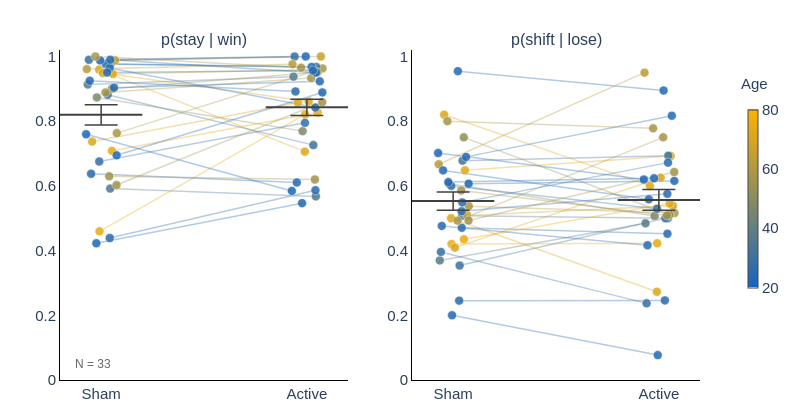
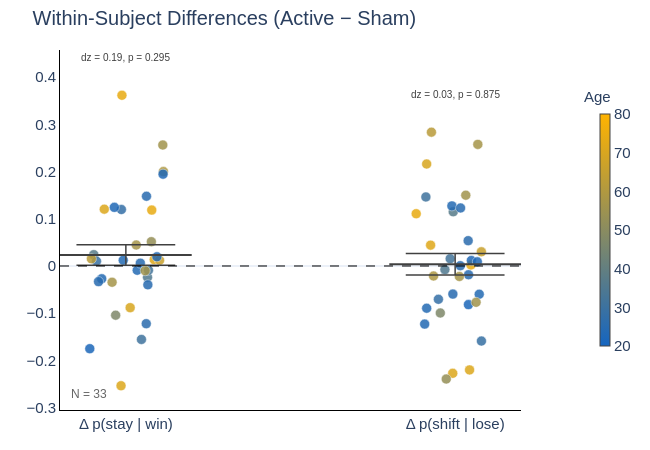

These figures' notebook cell, in order:
### Markdown cell above
---
## 4. Win-Stay / Lose-Shift Analysis

### Code cell
# WSLS analysis for H1 and H2
wsls_results = run_wsls_analysis(data_h1, data_h2, data)

### Figure 1 — Plotly figure (JSON) as saved in the notebook; plotly's stock layout.template omitted (floating-point values rounded to 4 significant figures)
{"data": [{"hoverinfo": "skip", "line": {"color": "rgba(79,120,143,0.35)", "width": 1.5}, "mode": "lines", "showlegend": false, "type": "scatter", "x": [0.04383, 1.044], "xaxis": "x", "y": [0.5915, 0.5676], "yaxis": "y"}, {"hoverinfo": "skip", "line": {"color": "rgba(220,167,28,0.35)", "width": 1.5}, "mode": "lines", "showlegend": false, "type": "scatter", "x": [-0.009779, 0.9902], "xaxis": "x", "y": [0.9595, 0.7059], "yaxis": "y"}, {"hoverinfo": "skip", "line": {"color": "rgba(223,168,25,0.35)", "width": 1.5}, "mode": "lines", "showlegend": false, "type": "scatter", "x": [0.05738, 1.057], "xaxis": "x", "y": [0.9459, 0.9595], "yaxis": "y"}, {"hoverinfo": "skip", "line": {"color": "rgba(63,115,157,0.35)", "width": 1.5}, "mode": "lines", "showlegend": false, "type": "scatter", "x": [0.03158, 1.032], "xaxis": "x", "y": [0.8816, 0.726], "yaxis": "y"}, {"hoverinfo": "skip", "line": {"color": "rgba(87,123,137,0.35)", "width": 1.5}, "mode": "lines", "showlegend": false, "type": "scatter", "x": [-0.06493, 0.9351], "xaxis": "x", "y": [0.9135, 0.9375], "yaxis": "y"}, {"hoverinfo": "skip", "line": {"color": "rgba(173,151,67,0.35)", "width": 1.5}, "mode": "lines", "showlegend": false, "type": "scatter", "x": [0.0761, 1.076], "xaxis": "x", "y": [0.7632, 0.963], "yaxis": "y"}, {"hoverinfo": "skip", "line": {"color": "rgba(40,107,176,0.35)", "width": 1.5}, "mode": "lines", "showlegend": false, "type": "scatter", "x": [0.04178, 1.042], "xaxis": "x", "y": [0.439, 0.5867], "yaxis": "y"}, {"hoverinfo": "skip", "line": {"color": "rgba(67,116,153,0.35)", "width": 1.5}, "mode": "lines", "showlegend": false, "type": "scatter", "x": [0.04577, 1.046], "xaxis": "x", "y": [0.9767, 0.9677], "yaxis": "y"}, {"hoverinfo": "skip", "line": {"color": "rgba(55,112,163,0.35)", "width": 1.5}, "mode": "lines", "showlegend": false, "type": "scatter", "x": [-0.0595, 0.9405], "xaxis": "x", "y": [0.9898, 1], "yaxis": "y"}, {"hoverinfo": "skip", "line": {"color": "rgba(232,171,18,0.35)", "width": 1.5}, "mode": "lines", "showlegend": false, "type": "scatter", "x": [-0.007938, 0.9921], "xaxis": "x", "y": [0.4595, 0.8209], "yaxis": "y"}, {"hoverinfo": "skip", "line": {"color": "rgba(126,136,105,0.35)", "width": 1.5}, "mode": "lines", "showlegend": false, "type": "scatter", "x": [-0.02067, 0.9793], "xaxis": "x", "y": [0.8734, 0.7692], "yaxis": "y"}, {"hoverinfo": "skip", "line": {"color": "rgba(200,160,44,0.35)", "width": 1.5}, "mode": "lines", "showlegend": false, "type": "scatter", "x": [0.06828, 1.068], "xaxis": "x", "y": [0.988, 1], "yaxis": "y"}, {"hoverinfo": "skip", "line": {"color": "rgba(36,106,179,0.35)", "width": 1.5}, "mode": "lines", "showlegend": false, "type": "scatter", "x": [0.02302, 1.023], "xaxis": "x", "y": [0.9765, 0.9674], "yaxis": "y"}, {"hoverinfo": "skip", "line": {"color": "rgba(149,143,86,0.35)", "width": 1.5}, "mode": "lines", "showlegend": false, "type": "scatter", "x": [0.05164, 1.052], "xaxis": "x", "y": [0.9, 0.9515], "yaxis": "y"}, {"hoverinfo": "skip", "line": {"color": "rgba(52,111,166,0.35)", "width": 1.5}, "mode": "lines", "showlegend": false, "type": "scatter", "x": [-0.009054, 0.9909], "xaxis": "x", "y": [0.6753, 0.7949], "yaxis": "y"}, {"hoverinfo": "skip", "line": {"color": "rgba(220,167,28,0.35)", "width": 1.5}, "mode": "lines", "showlegend": false, "type": "scatter", "x": [-0.04364, 0.9564], "xaxis": "x", "y": [0.7368, 0.8571], "yaxis": "y"}, {"hoverinfo": "skip", "line": {"color": "rgba(216,166,31,0.35)", "width": 1.5}, "mode": "lines", "showlegend": false, "type": "scatter", "x": [0.008734, 1.009], "xaxis": "x", "y": [0.949, 0.8608], "yaxis": "y"}, {"hoverinfo": "skip", "line": {"color": "rgba(185,155,57,0.35)", "width": 1.5}, "mode": "lines", "showlegend": false, "type": "scatter", "x": [-0.06979, 0.9302], "xaxis": "x", "y": [0.961, 0.9762], "yaxis": "y"}, {"hoverinfo": "skip", "line": {"color": "rgba(232,171,18,0.35)", "width": 1.5}, "mode": "lines", "showlegend": false, "type": "scatter", "x": [0.05242, 1.052], "xaxis": "x", "y": [0.7083, 0.8267], "yaxis": "y"}, {"hoverinfo": "skip", "line": {"color": "rgba(165,149,73,0.35)", "width": 1.5}, "mode": "lines", "showlegend": false, "type": "scatter", "x": [0.02107, 1.021], "xaxis": "x", "y": [0.8889, 0.9333], "yaxis": "y"}, {"hoverinfo": "skip", "line": {"color": "rgba(43,108,173,0.35)", "width": 1.5}, "mode": "lines", "showlegend": false, "type": "scatter", "x": [0.04129, 1.041], "xaxis": "x", "y": [0.9643, 0.8421], "yaxis": "y"}, {"hoverinfo": "skip", "line": {"color": "rgba(32,104,182,0.35)", "width": 1.5}, "mode": "lines", "showlegend": false, "type": "scatter", "x": [-0.02328, 0.9767], "xaxis": "x", "y": [0.4225, 0.5467], "yaxis": "y"}, {"hoverinfo": "skip", "line": {"color": "rgba(32,104,182,0.35)", "width": 1.5}, "mode": "lines", "showlegend": false, "type": "scatter", "x": [0.07531, 1.075], "xaxis": "x", "y": [0.6944, 0.8889], "yaxis": "y"}, {"hoverinfo": "skip", "line": {"color": "rgba(36,106,179,0.35)", "width": 1.5}, "mode": "lines", "showlegend": false, "type": "scatter", "x": [0.0629, 1.063], "xaxis": "x", "y": [0.9036, 0.9231], "yaxis": "y"}, {"hoverinfo": "skip", "line": {"color": "rgba(40,107,176,0.35)", "width": 1.5}, "mode": "lines", "showlegend": false, "type": "scatter", "x": [0.04454, 1.045], "xaxis": "x", "y": [0.9899, 0.95], "yaxis": "y"}, {"hoverinfo": "skip", "line": {"color": "rgba(36,106,179,0.35)", "width": 1.5}, "mode": "lines", "showlegend": false, "type": "scatter", "x": [-0.04886, 0.9511], "xaxis": "x", "y": [0.6375, 0.6104], "yaxis": "y"}, {"hoverinfo": "skip", "line": {"color": "rgba(36,106,179,0.35)", "width": 1.5}, "mode": "lines", "showlegend": false, "type": "scatter", "x": [-0.005325, 0.9947], "xaxis": "x", "y": [0.9878, 1], "yaxis": "y"}, {"hoverinfo": "skip", "line": {"color": "rgba(28,103,185,0.35)", "width": 1.5}, "mode": "lines", "showlegend": false, "type": "scatter", "x": [-0.07299, 0.927], "xaxis": "x", "y": [0.7595, 0.5844], "yaxis": "y"}, {"hoverinfo": "skip", "line": {"color": "rgba(40,107,176,0.35)", "width": 1.5}, "mode": "lines", "showlegend": false, "type": "scatter", "x": [-0.05531, 0.9447], "xaxis": "x", "y": [0.925, 0.8919], "yaxis": "y"}, {"hoverinfo": "skip", "line": {"color": "rgba(40,107,176,0.35)", "width": 1.5}, "mode": "lines", "showlegend": false, "type": "scatter", "x": [0.02929, 1.029], "xaxis": "x", "y": [0.9505, 0.9565], "yaxis": "y"}, {"hoverinfo": "skip", "line": {"color": "rgba(161,147,76,0.35)", "width": 1.5}, "mode": "lines", "showlegend": false, "type": "scatter", "x": [0.03916, 1.039], "xaxis": "x", "y": [0.6296, 0.6196], "yaxis": "y"}, {"hoverinfo": "skip", "line": {"color": "rgba(161,147,76,0.35)", "width": 1.5}, "mode": "lines", "showlegend": false, "type": "scatter", "x": [0.0748, 1.075], "xaxis": "x", "y": [0.6026, 0.8587], "yaxis": "y"}, {"hoverinfo": "skip", "line": {"color": "rgba(165,149,73,0.35)", "width": 1.5}, "mode": "lines", "showlegend": false, "type": "scatter", "x": [-0.02787, 0.9721], "xaxis": "x", "y": [1, 0.9655], "yaxis": "y"}, {"hoverinfo": "text+y", "marker": {"color": ["rgb(79,120,143)", "rgb(220,167,28)", "rgb(223,168,25)", "rgb(63,115,157)", "rgb(87,123,137)", "rgb(173,151,67)", "rgb(40,107,176)", "rgb(67,116,153)", "rgb(55,112,163)", "rgb(232,171,18)", "rgb(126,136,105)", "rgb(200,160,44)", "rgb(36,106,179)", "rgb(149,143,86)", "rgb(52,111,166)", "rgb(220,167,28)", "rgb(216,166,31)", "rgb(185,155,57)", "rgb(232,171,18)", "rgb(165,149,73)", "rgb(43,108,173)", "rgb(32,104,182)", "rgb(32,104,182)", "rgb(36,106,179)", "rgb(40,107,176)", "rgb(36,106,179)", "rgb(36,106,179)", "rgb(28,103,185)", "rgb(40,107,176)", "rgb(40,107,176)", "rgb(161,147,76)", "rgb(161,147,76)", "rgb(165,149,73)"], "line": {"color": "white", "width": 0.5}, "opacity": 0.85, "size": 9}, "mode": "markers", "showlegend": false, "text": ["sub-10369<br>Age: 35", "sub-10418<br>Age: 71", "sub-10541<br>Age: 72", "sub-10559<br>Age: 31", "sub-10589<br>Age: 37", "sub-10590<br>Age: 59", "sub-10606<br>Age: 25", "sub-10608<br>Age: 32", "sub-10636<br>Age: 29", "sub-10638<br>Age: 74", "sub-10641<br>Age: 47", "sub-10649<br>Age: 66", "sub-10656<br>Age: 24", "sub-10661<br>Age: 53", "sub-10804<br>Age: 28", "sub-10809<br>Age: 71", "sub-10810<br>Age: 70", "sub-10862<br>Age: 62", "sub-10866<br>Age: 74", "sub-10886<br>Age: 57", "sub-10950<br>Age: 26", "sub-10951<br>Age: 23", "sub-10998<br>Age: 23", "sub-11016<br>Age: 24", "sub-11030<br>Age: 25", "sub-11036<br>Age: 24", "sub-11286<br>Age: 24", "sub-11318<br>Age: 22", "sub-11329<br>Age: 25", "sub-11526<br>Age: 25", "sub-11563<br>Age: 56", "sub-11628<br>Age: 56", "sub-11631<br>Age: 57"], "type": "scatter", "x": [0.04383, -0.009779, 0.05738, 0.03158, -0.06493, 0.0761, 0.04178, 0.04577, -0.0595, -0.007938, -0.02067, 0.06828, 0.02302, 0.05164, -0.009054, -0.04364, 0.008734, -0.06979, 0.05242, 0.02107, 0.04129, -0.02328, 0.07531, 0.0629, 0.04454, -0.04886, -0.005325, -0.07299, -0.05531, 0.02929, 0.03916, 0.0748, -0.02787], "xaxis": "x", "y": [0.5915, 0.9595, 0.9459, 0.8816, 0.9135, 0.7632, 0.439, 0.9767, 0.9898, 0.4595, 0.8734, 0.988, 0.9765, 0.9, 0.6753, 0.7368, 0.949, 0.961, 0.7083, 0.8889, 0.9643, 0.4225, 0.6944, 0.9036, 0.9899, 0.6375, 0.9878, 0.7595, 0.925, 0.9505, 0.6296, 0.6026, 1], "yaxis": "y"}, {"hoverinfo": "skip", "line": {"color": "#404040", "width": 1.5}, "mode": "lines", "showlegend": false, "type": "scatter", "x": [0, 0], "xaxis": "x", "y": [0.7885, 0.8505], "yaxis": "y"}, {"hoverinfo": "skip", "line": {"color": "#404040", "width": 1.5}, "mode": "lines", "showlegend": false, "type": "scatter", "x": [-0.08, 0.08], "xaxis": "x", "y": [0.8505, 0.8505], "yaxis": "y"}, {"hoverinfo": "skip", "line": {"color": "#404040", "width": 1.5}, "mode": "lines", "showlegend": false, "type": "scatter", "x": [-0.08, 0.08], "xaxis": "x", "y": [0.7885, 0.7885], "yaxis": "y"}, {"hoverinfo": "text", "line": {"color": "#404040", "width": 2}, "mode": "lines", "showlegend": false, "text": ["Sham mean: 0.820", "Sham mean: 0.820"], "type": "scatter", "x": [-0.2, 0.2], "xaxis": "x", "y": [0.8195, 0.8195], "yaxis": "y"}, {"hoverinfo": "text+y", "marker": {"color": ["rgb(79,120,143)", "rgb(220,167,28)", "rgb(223,168,25)", "rgb(63,115,157)", "rgb(87,123,137)", "rgb(173,151,67)", "rgb(40,107,176)", "rgb(67,116,153)", "rgb(55,112,163)", "rgb(232,171,18)", "rgb(126,136,105)", "rgb(200,160,44)", "rgb(36,106,179)", "rgb(149,143,86)", "rgb(52,111,166)", "rgb(220,167,28)", "rgb(216,166,31)", "rgb(185,155,57)", "rgb(232,171,18)", "rgb(165,149,73)", "rgb(43,108,173)", "rgb(32,104,182)", "rgb(32,104,182)", "rgb(36,106,179)", "rgb(40,107,176)", "rgb(36,106,179)", "rgb(36,106,179)", "rgb(28,103,185)", "rgb(40,107,176)", "rgb(40,107,176)", "rgb(161,147,76)", "rgb(161,147,76)", "rgb(165,149,73)"], "line": {"color": "white", "width": 0.5}, "opacity": 0.85, "size": 9}, "mode": "markers", "showlegend": false, "text": ["sub-10369<br>Age: 35", "sub-10418<br>Age: 71", "sub-10541<br>Age: 72", "sub-10559<br>Age: 31", "sub-10589<br>Age: 37", "sub-10590<br>Age: 59", "sub-10606<br>Age: 25", "sub-10608<br>Age: 32", "sub-10636<br>Age: 29", "sub-10638<br>Age: 74", "sub-10641<br>Age: 47", "sub-10649<br>Age: 66", "sub-10656<br>Age: 24", "sub-10661<br>Age: 53", "sub-10804<br>Age: 28", "sub-10809<br>Age: 71", "sub-10810<br>Age: 70", "sub-10862<br>Age: 62", "sub-10866<br>Age: 74", "sub-10886<br>Age: 57", "sub-10950<br>Age: 26", "sub-10951<br>Age: 23", "sub-10998<br>Age: 23", "sub-11016<br>Age: 24", "sub-11030<br>Age: 25", "sub-11036<br>Age: 24", "sub-11286<br>Age: 24", "sub-11318<br>Age: 22", "sub-11329<br>Age: 25", "sub-11526<br>Age: 25", "sub-11563<br>Age: 56", "sub-11628<br>Age: 56", "sub-11631<br>Age: 57"], "type": "scatter", "x": [1.044, 0.9902, 1.057, 1.032, 0.9351, 1.076, 1.042, 1.046, 0.9405, 0.9921, 0.9793, 1.068, 1.023, 1.052, 0.9909, 0.9564, 1.009, 0.9302, 1.052, 1.021, 1.041, 0.9767, 1.075, 1.063, 1.045, 0.9511, 0.9947, 0.927, 0.9447, 1.029, 1.039, 1.075, 0.9721], "xaxis": "x", "y": [0.5676, 0.7059, 0.9595, 0.726, 0.9375, 0.963, 0.5867, 0.9677, 1, 0.8209, 0.7692, 1, 0.9674, 0.9515, 0.7949, 0.8571, 0.8608, 0.9762, 0.8267, 0.9333, 0.8421, 0.5467, 0.8889, 0.9231, 0.95, 0.6104, 1, 0.5844, 0.8919, 0.9565, 0.6196, 0.8587, 0.9655], "yaxis": "y"}, {"hoverinfo": "skip", "line": {"color": "#404040", "width": 1.5}, "mode": "lines", "showlegend": false, "type": "scatter", "x": [1, 1], "xaxis": "x", "y": [0.8175, 0.8679], "yaxis": "y"}, {"hoverinfo": "skip", "line": {"color": "#404040", "width": 1.5}, "mode": "lines", "showlegend": false, "type": "scatter", "x": [0.92, 1.08], "xaxis": "x", "y": [0.8679, 0.8679], "yaxis": "y"}, {"hoverinfo": "skip", "line": {"color": "#404040", "width": 1.5}, "mode": "lines", "showlegend": false, "type": "scatter", "x": [0.92, 1.08], "xaxis": "x", "y": [0.8175, 0.8175], "yaxis": "y"}, {"hoverinfo": "text", "line": {"color": "#404040", "width": 2}, "mode": "lines", "showlegend": false, "text": ["Active mean: 0.843", "Active mean: 0.843"], "type": "scatter", "x": [0.8, 1.2], "xaxis": "x", "y": [0.8427, 0.8427], "yaxis": "y"}, {"hoverinfo": "skip", "line": {"color": "rgba(79,120,143,0.35)", "width": 1.5}, "mode": "lines", "showlegend": false, "type": "scatter", "x": [0.04383, 1.044], "xaxis": "x2", "y": [0.5077, 0.5], "yaxis": "y2"}, {"hoverinfo": "skip", "line": {"color": "rgba(220,167,28,0.35)", "width": 1.5}, "mode": "lines", "showlegend": false, "type": "scatter", "x": [-0.009779, 0.9902], "xaxis": "x2", "y": [0.5, 0.2727], "yaxis": "y2"}, {"hoverinfo": "skip", "line": {"color": "rgba(223,168,25,0.35)", "width": 1.5}, "mode": "lines", "showlegend": false, "type": "scatter", "x": [0.05738, 1.057], "xaxis": "x2", "y": [0.6481, 0.6923], "yaxis": "y2"}, {"hoverinfo": "skip", "line": {"color": "rgba(63,115,157,0.35)", "width": 1.5}, "mode": "lines", "showlegend": false, "type": "scatter", "x": [0.03158, 1.032], "xaxis": "x2", "y": [0.3538, 0.5], "yaxis": "y2"}, {"hoverinfo": "skip", "line": {"color": "rgba(87,123,137,0.35)", "width": 1.5}, "mode": "lines", "showlegend": false, "type": "scatter", "x": [-0.06493, 0.9351], "xaxis": "x2", "y": [0.3696, 0.4844], "yaxis": "y2"}, {"hoverinfo": "skip", "line": {"color": "rgba(173,151,67,0.35)", "width": 1.5}, "mode": "lines", "showlegend": false, "type": "scatter", "x": [0.0761, 1.076], "xaxis": "x2", "y": [0.5373, 0.5161], "yaxis": "y2"}, {"hoverinfo": "skip", "line": {"color": "rgba(40,107,176,0.35)", "width": 1.5}, "mode": "lines", "showlegend": false, "type": "scatter", "x": [0.04178, 1.042], "xaxis": "x2", "y": [0.4706, 0.4521], "yaxis": "y2"}, {"hoverinfo": "skip", "line": {"color": "rgba(67,116,153,0.35)", "width": 1.5}, "mode": "lines", "showlegend": false, "type": "scatter", "x": [0.04577, 1.046], "xaxis": "x2", "y": [0.678, 0.6933], "yaxis": "y2"}, {"hoverinfo": "skip", "line": {"color": "rgba(55,112,163,0.35)", "width": 1.5}, "mode": "lines", "showlegend": false, "type": "scatter", "x": [-0.0595, 0.9405], "xaxis": "x2", "y": [0.3958, 0.2368], "yaxis": "y2"}, {"hoverinfo": "skip", "line": {"color": "rgba(232,171,18,0.35)", "width": 1.5}, "mode": "lines", "showlegend": false, "type": "scatter", "x": [-0.007938, 0.9921], "xaxis": "x2", "y": [0.4203, 0.4225], "yaxis": "y2"}, {"hoverinfo": "skip", "line": {"color": "rgba(126,136,105,0.35)", "width": 1.5}, "mode": "lines", "showlegend": false, "type": "scatter", "x": [-0.02067, 0.9793], "xaxis": "x2", "y": [0.6066, 0.507], "yaxis": "y2"}, {"hoverinfo": "skip", "line": {"color": "rgba(200,160,44,0.35)", "width": 1.5}, "mode": "lines", "showlegend": false, "type": "scatter", "x": [0.06828, 1.068], "xaxis": "x2", "y": [0.5085, 0.5385], "yaxis": "y2"}, {"hoverinfo": "skip", "line": {"color": "rgba(36,106,179,0.35)", "width": 1.5}, "mode": "lines", "showlegend": false, "type": "scatter", "x": [0.02302, 1.023], "xaxis": "x2", "y": [0.9545, 0.8947], "yaxis": "y2"}, {"hoverinfo": "skip", "line": {"color": "rgba(149,143,86,0.35)", "width": 1.5}, "mode": "lines", "showlegend": false, "type": "scatter", "x": [0.05164, 1.052], "xaxis": "x2", "y": [0.75, 0.5106], "yaxis": "y2"}, {"hoverinfo": "skip", "line": {"color": "rgba(52,111,166,0.35)", "width": 1.5}, "mode": "lines", "showlegend": false, "type": "scatter", "x": [-0.009054, 0.9909], "xaxis": "x2", "y": [0.6, 0.5294], "yaxis": "y2"}, {"hoverinfo": "skip", "line": {"color": "rgba(220,167,28,0.35)", "width": 1.5}, "mode": "lines", "showlegend": false, "type": "scatter", "x": [-0.04364, 0.9564], "xaxis": "x2", "y": [0.82, 0.6], "yaxis": "y2"}, {"hoverinfo": "skip", "line": {"color": "rgba(216,166,31,0.35)", "width": 1.5}, "mode": "lines", "showlegend": false, "type": "scatter", "x": [0.008734, 1.009], "xaxis": "x2", "y": [0.4091, 0.625], "yaxis": "y2"}, {"hoverinfo": "skip", "line": {"color": "rgba(185,155,57,0.35)", "width": 1.5}, "mode": "lines", "showlegend": false, "type": "scatter", "x": [-0.06979, 0.9302], "xaxis": "x2", "y": [0.6667, 0.95], "yaxis": "y2"}, {"hoverinfo": "skip", "line": {"color": "rgba(232,171,18,0.35)", "width": 1.5}, "mode": "lines", "showlegend": false, "type": "scatter", "x": [0.05242, 1.052], "xaxis": "x2", "y": [0.4348, 0.5455], "yaxis": "y2"}, {"hoverinfo": "skip", "line": {"color": "rgba(165,149,73,0.35)", "width": 1.5}, "mode": "lines", "showlegend": false, "type": "scatter", "x": [0.02107, 1.021], "xaxis": "x2", "y": [0.4925, 0.75], "yaxis": "y2"}, {"hoverinfo": "skip", "line": {"color": "rgba(43,108,173,0.35)", "width": 1.5}, "mode": "lines", "showlegend": false, "type": "scatter", "x": [0.04129, 1.041], "xaxis": "x2", "y": [0.5217, 0.5753], "yaxis": "y2"}, {"hoverinfo": "skip", "line": {"color": "rgba(32,104,182,0.35)", "width": 1.5}, "mode": "lines", "showlegend": false, "type": "scatter", "x": [-0.02328, 0.9767], "xaxis": "x2", "y": [0.6118, 0.6234], "yaxis": "y2"}, {"hoverinfo": "skip", "line": {"color": "rgba(32,104,182,0.35)", "width": 1.5}, "mode": "lines", "showlegend": false, "type": "scatter", "x": [0.07531, 1.075], "xaxis": "x2", "y": [0.6066, 0.6154], "yaxis": "y2"}, {"hoverinfo": "skip", "line": {"color": "rgba(36,106,179,0.35)", "width": 1.5}, "mode": "lines", "showlegend": false, "type": "scatter", "x": [0.0629, 1.063], "xaxis": "x2", "y": [0.6897, 0.8169], "yaxis": "y2"}, {"hoverinfo": "skip", "line": {"color": "rgba(40,107,176,0.35)", "width": 1.5}, "mode": "lines", "showlegend": false, "type": "scatter", "x": [0.04454, 1.045], "xaxis": "x2", "y": [0.549, 0.6719], "yaxis": "y2"}, {"hoverinfo": "skip", "line": {"color": "rgba(36,106,179,0.35)", "width": 1.5}, "mode": "lines", "showlegend": false, "type": "scatter", "x": [-0.04886, 0.9511], "xaxis": "x2", "y": [0.6479, 0.5584], "yaxis": "y2"}, {"hoverinfo": "skip", "line": {"color": "rgba(36,106,179,0.35)", "width": 1.5}, "mode": "lines", "showlegend": false, "type": "scatter", "x": [-0.005325, 0.9947], "xaxis": "x2", "y": [0.2, 0.07692], "yaxis": "y2"}, {"hoverinfo": "skip", "line": {"color": "rgba(28,103,185,0.35)", "width": 1.5}, "mode": "lines", "showlegend": false, "type": "scatter", "x": [-0.07299, 0.927], "xaxis": "x2", "y": [0.7015, 0.6197], "yaxis": "y2"}, {"hoverinfo": "skip", "line": {"color": "rgba(40,107,176,0.35)", "width": 1.5}, "mode": "lines", "showlegend": false, "type": "scatter", "x": [-0.05531, 0.9447], "xaxis": "x2", "y": [0.4762, 0.4167], "yaxis": "y2"}, {"hoverinfo": "skip", "line": {"color": "rgba(40,107,176,0.35)", "width": 1.5}, "mode": "lines", "showlegend": false, "type": "scatter", "x": [0.02929, 1.029], "xaxis": "x2", "y": [0.2453, 0.2459], "yaxis": "y2"}, {"hoverinfo": "skip", "line": {"color": "rgba(161,147,76,0.35)", "width": 1.5}, "mode": "lines", "showlegend": false, "type": "scatter", "x": [0.03916, 1.039], "xaxis": "x2", "y": [0.5857, 0.5088], "yaxis": "y2"}, {"hoverinfo": "skip", "line": {"color": "rgba(161,147,76,0.35)", "width": 1.5}, "mode": "lines", "showlegend": false, "type": "scatter", "x": [0.0748, 1.075], "xaxis": "x2", "y": [0.493, 0.6429], "yaxis": "y2"}, {"hoverinfo": "skip", "line": {"color": "rgba(165,149,73,0.35)", "width": 1.5}, "mode": "lines", "showlegend": false, "type": "scatter", "x": [-0.02787, 0.9721], "xaxis": "x2", "y": [0.8, 0.7778], "yaxis": "y2"}, {"hoverinfo": "text+y", "marker": {"color": ["rgb(79,120,143)", "rgb(220,167,28)", "rgb(223,168,25)", "rgb(63,115,157)", "rgb(87,123,137)", "rgb(173,151,67)", "rgb(40,107,176)", "rgb(67,116,153)", "rgb(55,112,163)", "rgb(232,171,18)", "rgb(126,136,105)", "rgb(200,160,44)", "rgb(36,106,179)", "rgb(149,143,86)", "rgb(52,111,166)", "rgb(220,167,28)", "rgb(216,166,31)", "rgb(185,155,57)", "rgb(232,171,18)", "rgb(165,149,73)", "rgb(43,108,173)", "rgb(32,104,182)", "rgb(32,104,182)", "rgb(36,106,179)", "rgb(40,107,176)", "rgb(36,106,179)", "rgb(36,106,179)", "rgb(28,103,185)", "rgb(40,107,176)", "rgb(40,107,176)", "rgb(161,147,76)", "rgb(161,147,76)", "rgb(165,149,73)"], "line": {"color": "white", "width": 0.5}, "opacity": 0.85, "size": 9}, "mode": "markers", "showlegend": false, "text": ["sub-10369<br>Age: 35", "sub-10418<br>Age: 71", "sub-10541<br>Age: 72", "sub-10559<br>Age: 31", "sub-10589<br>Age: 37", "sub-10590<br>Age: 59", "sub-10606<br>Age: 25", "sub-10608<br>Age: 32", "sub-10636<br>Age: 29", "sub-10638<br>Age: 74", "sub-10641<br>Age: 47", "sub-10649<br>Age: 66", "sub-10656<br>Age: 24", "sub-10661<br>Age: 53", "sub-10804<br>Age: 28", "sub-10809<br>Age: 71", "sub-10810<br>Age: 70", "sub-10862<br>Age: 62", "sub-10866<br>Age: 74", "sub-10886<br>Age: 57", "sub-10950<br>Age: 26", "sub-10951<br>Age: 23", "sub-10998<br>Age: 23", "sub-11016<br>Age: 24", "sub-11030<br>Age: 25", "sub-11036<br>Age: 24", "sub-11286<br>Age: 24", "sub-11318<br>Age: 22", "sub-11329<br>Age: 25", "sub-11526<br>Age: 25", "sub-11563<br>Age: 56", "sub-11628<br>Age: 56", "sub-11631<br>Age: 57"], "type": "scatter", "x": [0.04383, -0.009779, 0.05738, 0.03158, -0.06493, 0.0761, 0.04178, 0.04577, -0.0595, -0.007938, -0.02067, 0.06828, 0.02302, 0.05164, -0.009054, -0.04364, 0.008734, -0.06979, 0.05242, 0.02107, 0.04129, -0.02328, 0.07531, 0.0629, 0.04454, -0.04886, -0.005325, -0.07299, -0.05531, 0.02929, 0.03916, 0.0748, -0.02787], "xaxis": "x2", "y": [0.5077, 0.5, 0.6481, 0.3538, 0.3696, 0.5373, 0.4706, 0.678, 0.3958, 0.4203, 0.6066, 0.5085, 0.9545, 0.75, 0.6, 0.82, 0.4091, 0.6667, 0.4348, 0.4925, 0.5217, 0.6118, 0.6066, 0.6897, 0.549, 0.6479, 0.2, 0.7015, 0.4762, 0.2453, 0.5857, 0.493, 0.8], "yaxis": "y2"}, {"hoverinfo": "skip", "line": {"color": "#404040", "width": 1.5}, "mode": "lines", "showlegend": false, "type": "scatter", "x": [0, 0], "xaxis": "x2", "y": [0.5251, 0.5811], "yaxis": "y2"}, {"hoverinfo": "skip", "line": {"color": "#404040", "width": 1.5}, "mode": "lines", "showlegend": false, "type": "scatter", "x": [-0.08, 0.08], "xaxis": "x2", "y": [0.5811, 0.5811], "yaxis": "y2"}, {"hoverinfo": "skip", "line": {"color": "#404040", "width": 1.5}, "mode": "lines", "showlegend": false, "type": "scatter", "x": [-0.08, 0.08], "xaxis": "x2", "y": [0.5251, 0.5251], "yaxis": "y2"}, {"hoverinfo": "text", "line": {"color": "#404040", "width": 2}, "mode": "lines", "showlegend": false, "text": ["Sham mean: 0.553", "Sham mean: 0.553"], "type": "scatter", "x": [-0.2, 0.2], "xaxis": "x2", "y": [0.5531, 0.5531], "yaxis": "y2"}, {"hoverinfo": "text+y", "marker": {"color": ["rgb(79,120,143)", "rgb(220,167,28)", "rgb(223,168,25)", "rgb(63,115,157)", "rgb(87,123,137)", "rgb(173,151,67)", "rgb(40,107,176)", "rgb(67,116,153)", "rgb(55,112,163)", "rgb(232,171,18)", "rgb(126,136,105)", "rgb(200,160,44)", "rgb(36,106,179)", "rgb(149,143,86)", "rgb(52,111,166)", "rgb(220,167,28)", "rgb(216,166,31)", "rgb(185,155,57)", "rgb(232,171,18)", "rgb(165,149,73)", "rgb(43,108,173)", "rgb(32,104,182)", "rgb(32,104,182)", "rgb(36,106,179)", "rgb(40,107,176)", "rgb(36,106,179)", "rgb(36,106,179)", "rgb(28,103,185)", "rgb(40,107,176)", "rgb(40,107,176)", "rgb(161,147,76)", "rgb(161,147,76)", "rgb(165,149,73)"], "line": {"color": "white", "width": 0.5}, "opacity": 0.85, "size": 9}, "mode": "markers", "showlegend": false, "text": ["sub-10369<br>Age: 35", "sub-10418<br>Age: 71", "sub-10541<br>Age: 72", "sub-10559<br>Age: 31", "sub-10589<br>Age: 37", "sub-10590<br>Age: 59", "sub-10606<br>Age: 25", "sub-10608<br>Age: 32", "sub-10636<br>Age: 29", "sub-10638<br>Age: 74", "sub-10641<br>Age: 47", "sub-10649<br>Age: 66", "sub-10656<br>Age: 24", "sub-10661<br>Age: 53", "sub-10804<br>Age: 28", "sub-10809<br>Age: 71", "sub-10810<br>Age: 70", "sub-10862<br>Age: 62", "sub-10866<br>Age: 74", "sub-10886<br>Age: 57", "sub-10950<br>Age: 26", "sub-10951<br>Age: 23", "sub-10998<br>Age: 23", "sub-11016<br>Age: 24", "sub-11030<br>Age: 25", "sub-11036<br>Age: 24", "sub-11286<br>Age: 24", "sub-11318<br>Age: 22", "sub-11329<br>Age: 25", "sub-11526<br>Age: 25", "sub-11563<br>Age: 56", "sub-11628<br>Age: 56", "sub-11631<br>Age: 57"], "type": "scatter", "x": [1.044, 0.9902, 1.057, 1.032, 0.9351, 1.076, 1.042, 1.046, 0.9405, 0.9921, 0.9793, 1.068, 1.023, 1.052, 0.9909, 0.9564, 1.009, 0.9302, 1.052, 1.021, 1.041, 0.9767, 1.075, 1.063, 1.045, 0.9511, 0.9947, 0.927, 0.9447, 1.029, 1.039, 1.075, 0.9721], "xaxis": "x2", "y": [0.5, 0.2727, 0.6923, 0.5, 0.4844, 0.5161, 0.4521, 0.6933, 0.2368, 0.4225, 0.507, 0.5385, 0.8947, 0.5106, 0.5294, 0.6, 0.625, 0.95, 0.5455, 0.75, 0.5753, 0.6234, 0.6154, 0.8169, 0.6719, 0.5584, 0.07692, 0.6197, 0.4167, 0.2459, 0.5088, 0.6429, 0.7778], "yaxis": "y2"}, {"hoverinfo": "skip", "line": {"color": "#404040", "width": 1.5}, "mode": "lines", "showlegend": false, "type": "scatter", "x": [1, 1], "xaxis": "x2", "y": [0.5247, 0.5887], "yaxis": "y2"}, {"hoverinfo": "skip", "line": {"color": "#404040", "width": 1.5}, "mode": "lines", "showlegend": false, "type": "scatter", "x": [0.92, 1.08], "xaxis": "x2", "y": [0.5887, 0.5887], "yaxis": "y2"}, {"hoverinfo": "skip", "line": {"color": "#404040", "width": 1.5}, "mode": "lines", "showlegend": false, "type": "scatter", "x": [0.92, 1.08], "xaxis": "x2", "y": [0.5247, 0.5247], "yaxis": "y2"}, {"hoverinfo": "text", "line": {"color": "#404040", "width": 2}, "mode": "lines", "showlegend": false, "text": ["Active mean: 0.557", "Active mean: 0.557"], "type": "scatter", "x": [0.8, 1.2], "xaxis": "x2", "y": [0.5567, 0.5567], "yaxis": "y2"}, {"hoverinfo": "skip", "marker": {"cmax": 80, "cmin": 20, "color": [20, 21.22, 22.45, 23.67, 24.9, 26.12, 27.35, 28.57, 29.8, 31.02, 32.24, 33.47, 34.69, 35.92, 37.14, 38.37, 39.59, 40.82, 42.04, 43.27, 44.49, 45.71, 46.94, 48.16, 49.39, 50.61, 51.84, 53.06, 54.29, 55.51, 56.73, 57.96, 59.18, 60.41, 61.63, 62.86, 64.08, 65.31, 66.53, 67.76, 68.98, 70.2, 71.43, 72.65, 73.88, 75.1, 76.33, 77.55, 78.78, 80], "colorbar": {"len": 0.6, "thickness": 10, "tickfont": {"size": 15}, "x": 1.06, "y": 0.55}, "colorscale": [[0, "#1565C0"], [1, "#FFB300"]], "size": 0.1}, "mode": "markers", "showlegend": false, "type": "scatter", "x": [null, null, null, null, null, null, null, null, null, null, null, null, null, null, null, null, null, null, null, null, null, null, null, null, null, null, null, null, null, null, null, null, null, null, null, null, null, null, null, null, null, null, null, null, null, null, null, null, null, null], "y": [null, null, null, null, null, null, null, null, null, null, null, null, null, null, null, null, null, null, null, null, null, null, null, null, null, null, null, null, null, null, null, null, null, null, null, null, null, null, null, null, null, null, null, null, null, null, null, null, null, null]}], "layout": {"annotations": [{"font": {"size": 16}, "showarrow": false, "text": "p(stay | win)", "x": 0.225, "xanchor": "center", "xref": "paper", "y": 1, "yanchor": "bottom", "yref": "paper"}, {"font": {"size": 16}, "showarrow": false, "text": "p(shift | lose)", "x": 0.775, "xanchor": "center", "xref": "paper", "y": 1, "yanchor": "bottom", "yref": "paper"}, {"font": {"size": 15}, "showarrow": false, "text": "Age", "x": 1.11, "xref": "paper", "y": 0.93, "yref": "paper"}, {"font": {"color": "#666666", "size": 12}, "showarrow": false, "text": "N = 33", "x": 0.02, "xanchor": "left", "xref": "paper", "y": 0.02, "yref": "paper"}], "font": {"family": "Arial", "size": 14}, "height": 420, "margin": {"b": 40, "l": 60, "r": 100, "t": 50}, "width": 800, "xaxis": {"anchor": "y", "autorange": true, "domain": [0, 0.45], "linecolor": "black", "linewidth": 1, "range": [-0.2, 1.2], "showgrid": false, "showline": true, "tickfont": {"size": 15}, "ticktext": ["Sham", "Active"], "tickvals": [0, 1], "type": "linear", "zeroline": false}, "xaxis2": {"anchor": "y2", "autorange": true, "domain": [0.55, 1], "linecolor": "black", "linewidth": 1, "range": [-0.2, 1.2], "showgrid": false, "showline": true, "tickfont": {"size": 15}, "ticktext": ["Sham", "Active"], "tickvals": [0, 1], "type": "linear", "zeroline": false}, "yaxis": {"anchor": "x", "domain": [0, 1], "linecolor": "black", "linewidth": 1, "range": [0, 1.02], "showgrid": false, "showline": true, "tickfont": {"size": 15}, "type": "linear"}, "yaxis2": {"anchor": "x2", "domain": [0, 1], "linecolor": "black", "linewidth": 1, "range": [0, 1.02], "showgrid": false, "showline": true, "tickfont": {"size": 15}, "type": "linear"}}}

### Figure 2 — Plotly figure (JSON) as saved in the notebook; plotly's stock layout.template omitted (floating-point values rounded to 4 significant figures)
{"data": [{"hoverinfo": "text+y", "marker": {"color": ["rgb(79,120,143)", "rgb(220,167,28)", "rgb(223,168,25)", "rgb(63,115,157)", "rgb(87,123,137)", "rgb(173,151,67)", "rgb(40,107,176)", "rgb(67,116,153)", "rgb(55,112,163)", "rgb(232,171,18)", "rgb(126,136,105)", "rgb(200,160,44)", "rgb(36,106,179)", "rgb(149,143,86)", "rgb(52,111,166)", "rgb(220,167,28)", "rgb(216,166,31)", "rgb(185,155,57)", "rgb(232,171,18)", "rgb(165,149,73)", "rgb(43,108,173)", "rgb(32,104,182)", "rgb(32,104,182)", "rgb(36,106,179)", "rgb(40,107,176)", "rgb(36,106,179)", "rgb(36,106,179)", "rgb(28,103,185)", "rgb(40,107,176)", "rgb(40,107,176)", "rgb(161,147,76)", "rgb(161,147,76)", "rgb(165,149,73)"], "line": {"color": "white", "width": 0.5}, "opacity": 0.85, "size": 10}, "mode": "markers", "showlegend": false, "text": ["sub-10369<br>Age: 35<br>Δ: -0.024", "sub-10418<br>Age: 71<br>Δ: -0.254", "sub-10541<br>Age: 72<br>Δ: 0.014", "sub-10559<br>Age: 31<br>Δ: -0.156", "sub-10589<br>Age: 37<br>Δ: 0.024", "sub-10590<br>Age: 59<br>Δ: 0.200", "sub-10606<br>Age: 25<br>Δ: 0.148", "sub-10608<br>Age: 32<br>Δ: -0.009", "sub-10636<br>Age: 29<br>Δ: 0.010", "sub-10638<br>Age: 74<br>Δ: 0.361", "sub-10641<br>Age: 47<br>Δ: -0.104", "sub-10649<br>Age: 66<br>Δ: 0.012", "sub-10656<br>Age: 24<br>Δ: -0.009", "sub-10661<br>Age: 53<br>Δ: 0.051", "sub-10804<br>Age: 28<br>Δ: 0.120", "sub-10809<br>Age: 71<br>Δ: 0.120", "sub-10810<br>Age: 70<br>Δ: -0.088", "sub-10862<br>Age: 62<br>Δ: 0.015", "sub-10866<br>Age: 74<br>Δ: 0.118", "sub-10886<br>Age: 57<br>Δ: 0.044", "sub-10950<br>Age: 26<br>Δ: -0.122", "sub-10951<br>Age: 23<br>Δ: 0.124", "sub-10998<br>Age: 23<br>Δ: 0.194", "sub-11016<br>Age: 24<br>Δ: 0.019", "sub-11030<br>Age: 25<br>Δ: -0.040", "sub-11036<br>Age: 24<br>Δ: -0.027", "sub-11286<br>Age: 24<br>Δ: 0.012", "sub-11318<br>Age: 22<br>Δ: -0.175", "sub-11329<br>Age: 25<br>Δ: -0.033", "sub-11526<br>Age: 25<br>Δ: 0.006", "sub-11563<br>Age: 56<br>Δ: -0.010", "sub-11628<br>Age: 56<br>Δ: 0.256", "sub-11631<br>Age: 57<br>Δ: -0.034"], "type": "scatter", "x": [0.06575, -0.01467, 0.08606, 0.04737, -0.0974, 0.1141, 0.06267, 0.06866, -0.08925, -0.01191, -0.03101, 0.1024, 0.03453, 0.07746, -0.01358, -0.06546, 0.0131, -0.1047, 0.07863, 0.0316, 0.06194, -0.03491, 0.113, 0.09435, 0.06681, -0.07329, -0.007987, -0.1095, -0.08297, 0.04393, 0.05874, 0.1122, -0.0418], "y": [-0.02398, -0.2536, 0.01351, -0.1556, 0.02404, 0.1998, 0.1476, -0.009002, 0.0102, 0.3614, -0.1042, 0.01205, -0.009079, 0.05146, 0.1195, 0.1203, -0.08822, 0.01515, 0.1183, 0.04444, -0.1222, 0.1241, 0.1944, 0.01946, -0.0399, -0.02711, 0.0122, -0.1751, -0.03311, 0.006027, -0.01006, 0.2561, -0.03448]}, {"hoverinfo": "skip", "line": {"color": "#404040", "width": 1.5}, "mode": "lines", "showlegend": false, "type": "scatter", "x": [0, 0], "y": [0.001398, 0.04495]}, {"hoverinfo": "skip", "line": {"color": "#404040", "width": 1.5}, "mode": "lines", "showlegend": false, "type": "scatter", "x": [-0.15, 0.15], "y": [0.04495, 0.04495]}, {"hoverinfo": "skip", "line": {"color": "#404040", "width": 1.5}, "mode": "lines", "showlegend": false, "type": "scatter", "x": [-0.15, 0.15], "y": [0.001398, 0.001398]}, {"hoverinfo": "text", "line": {"color": "#404040", "width": 2}, "mode": "lines", "showlegend": false, "text": ["Mean Δ: 0.023", "Mean Δ: 0.023"], "type": "scatter", "x": [-0.2, 0.2], "y": [0.02318, 0.02318]}, {"hoverinfo": "text+y", "marker": {"color": ["rgb(79,120,143)", "rgb(220,167,28)", "rgb(223,168,25)", "rgb(63,115,157)", "rgb(87,123,137)", "rgb(173,151,67)", "rgb(40,107,176)", "rgb(67,116,153)", "rgb(55,112,163)", "rgb(232,171,18)", "rgb(126,136,105)", "rgb(200,160,44)", "rgb(36,106,179)", "rgb(149,143,86)", "rgb(52,111,166)", "rgb(220,167,28)", "rgb(216,166,31)", "rgb(185,155,57)", "rgb(232,171,18)", "rgb(165,149,73)", "rgb(43,108,173)", "rgb(32,104,182)", "rgb(32,104,182)", "rgb(36,106,179)", "rgb(40,107,176)", "rgb(36,106,179)", "rgb(36,106,179)", "rgb(28,103,185)", "rgb(40,107,176)", "rgb(40,107,176)", "rgb(161,147,76)", "rgb(161,147,76)", "rgb(165,149,73)"], "line": {"color": "white", "width": 0.5}, "opacity": 0.85, "size": 10}, "mode": "markers", "showlegend": false, "text": ["sub-10369<br>Age: 35<br>Δ: -0.008", "sub-10418<br>Age: 71<br>Δ: -0.227", "sub-10541<br>Age: 72<br>Δ: 0.044", "sub-10559<br>Age: 31<br>Δ: 0.146", "sub-10589<br>Age: 37<br>Δ: 0.115", "sub-10590<br>Age: 59<br>Δ: -0.021", "sub-10606<br>Age: 25<br>Δ: -0.019", "sub-10608<br>Age: 32<br>Δ: 0.015", "sub-10636<br>Age: 29<br>Δ: -0.159", "sub-10638<br>Age: 74<br>Δ: 0.002", "sub-10641<br>Age: 47<br>Δ: -0.100", "sub-10649<br>Age: 66<br>Δ: 0.030", "sub-10656<br>Age: 24<br>Δ: -0.060", "sub-10661<br>Age: 53<br>Δ: -0.239", "sub-10804<br>Age: 28<br>Δ: -0.071", "sub-10809<br>Age: 71<br>Δ: -0.220", "sub-10810<br>Age: 70<br>Δ: 0.216", "sub-10862<br>Age: 62<br>Δ: 0.283", "sub-10866<br>Age: 74<br>Δ: 0.111", "sub-10886<br>Age: 57<br>Δ: 0.257", "sub-10950<br>Age: 26<br>Δ: 0.054", "sub-10951<br>Age: 23<br>Δ: 0.012", "sub-10998<br>Age: 23<br>Δ: 0.009", "sub-11016<br>Age: 24<br>Δ: 0.127", "sub-11030<br>Age: 25<br>Δ: 0.123", "sub-11036<br>Age: 24<br>Δ: -0.089", "sub-11286<br>Age: 24<br>Δ: -0.123", "sub-11318<br>Age: 22<br>Δ: -0.082", "sub-11329<br>Age: 25<br>Δ: -0.060", "sub-11526<br>Age: 25<br>Δ: 0.001", "sub-11563<br>Age: 56<br>Δ: -0.077", "sub-11628<br>Age: 56<br>Δ: 0.150", "sub-11631<br>Age: 57<br>Δ: -0.022"], "type": "scatter", "x": [0.9689, 0.9927, 0.9255, 0.9112, 0.9942, 0.9345, 1.041, 0.9849, 1.08, 1.048, 0.955, 1.08, 1.073, 0.973, 0.9492, 1.044, 0.9135, 0.928, 0.8818, 1.069, 1.04, 1.049, 1.067, 0.9901, 1.016, 0.9136, 0.9075, 1.04, 0.9931, 1.016, 1.064, 1.032, 1.013], "y": [-0.007692, -0.2273, 0.04416, 0.1462, 0.1148, -0.02118, -0.01853, 0.01537, -0.159, 0.002245, -0.09952, 0.02999, -0.05981, -0.2394, -0.07059, -0.22, 0.2159, 0.2833, 0.1107, 0.2575, 0.0536, 0.01161, 0.008827, 0.1272, 0.1229, -0.08945, -0.1231, -0.08177, -0.05952, 0.0006186, -0.07694, 0.1499, -0.02222]}, {"hoverinfo": "skip", "line": {"color": "#404040", "width": 1.5}, "mode": "lines", "showlegend": false, "type": "scatter", "x": [1, 1], "y": [-0.01904, 0.02624]}, {"hoverinfo": "skip", "line": {"color": "#404040", "width": 1.5}, "mode": "lines", "showlegend": false, "type": "scatter", "x": [0.85, 1.15], "y": [0.02624, 0.02624]}, {"hoverinfo": "skip", "line": {"color": "#404040", "width": 1.5}, "mode": "lines", "showlegend": false, "type": "scatter", "x": [0.85, 1.15], "y": [-0.01904, -0.01904]}, {"hoverinfo": "text", "line": {"color": "#404040", "width": 2}, "mode": "lines", "showlegend": false, "text": ["Mean Δ: 0.004", "Mean Δ: 0.004"], "type": "scatter", "x": [0.8, 1.2], "y": [0.003601, 0.003601]}, {"hoverinfo": "skip", "marker": {"cmax": 80, "cmin": 20, "color": [20, 21.22, 22.45, 23.67, 24.9, 26.12, 27.35, 28.57, 29.8, 31.02, 32.24, 33.47, 34.69, 35.92, 37.14, 38.37, 39.59, 40.82, 42.04, 43.27, 44.49, 45.71, 46.94, 48.16, 49.39, 50.61, 51.84, 53.06, 54.29, 55.51, 56.73, 57.96, 59.18, 60.41, 61.63, 62.86, 64.08, 65.31, 66.53, 67.76, 68.98, 70.2, 71.43, 72.65, 73.88, 75.1, 76.33, 77.55, 78.78, 80], "colorbar": {"len": 0.7, "thickness": 10, "tickfont": {"size": 15}, "x": 1.15, "y": 0.5}, "colorscale": [[0, "#1565C0"], [1, "#FFB300"]], "size": 0.1}, "mode": "markers", "showlegend": false, "type": "scatter", "x": [null, null, null, null, null, null, null, null, null, null, null, null, null, null, null, null, null, null, null, null, null, null, null, null, null, null, null, null, null, null, null, null, null, null, null, null, null, null, null, null, null, null, null, null, null, null, null, null, null, null], "y": [null, null, null, null, null, null, null, null, null, null, null, null, null, null, null, null, null, null, null, null, null, null, null, null, null, null, null, null, null, null, null, null, null, null, null, null, null, null, null, null, null, null, null, null, null, null, null, null, null, null]}], "layout": {"annotations": [{"font": {"color": "#404040", "size": 10}, "showarrow": false, "text": "dz = 0.19, p = 0.295", "x": 0, "y": 0.4414}, {"font": {"color": "#404040", "size": 10}, "showarrow": false, "text": "dz = 0.03, p = 0.875", "x": 1, "y": 0.3633}, {"font": {"size": 15}, "showarrow": false, "text": "Age", "x": 1.2, "xref": "paper", "y": 0.9, "yref": "paper"}, {"font": {"color": "#666666", "size": 12}, "showarrow": false, "text": "N = 33", "x": 0.02, "xanchor": "left", "xref": "paper", "y": 0.02, "yref": "paper"}], "font": {"family": "Arial", "size": 14}, "height": 450, "margin": {"b": 40, "l": 60, "r": 100, "t": 50}, "shapes": [{"line": {"color": "black", "dash": "dash", "width": 1}, "type": "line", "x0": 0, "x1": 1, "xref": "x domain", "y0": 0, "y1": 0, "yref": "y"}], "title": {"text": "Within-Subject Differences (Active − Sham)"}, "width": 650, "xaxis": {"autorange": true, "linecolor": "black", "linewidth": 1, "range": [-0.2, 1.2], "showgrid": false, "showline": true, "tickfont": {"size": 15}, "ticktext": ["Δ p(stay | win)", "Δ p(shift | lose)"], "tickvals": [0, 1], "type": "linear", "zeroline": false}, "yaxis": {"autorange": true, "linecolor": "black", "linewidth": 1, "range": [-0.3049, 0.4573], "showgrid": false, "showline": true, "tickfont": {"size": 15}, "type": "linear"}}}
